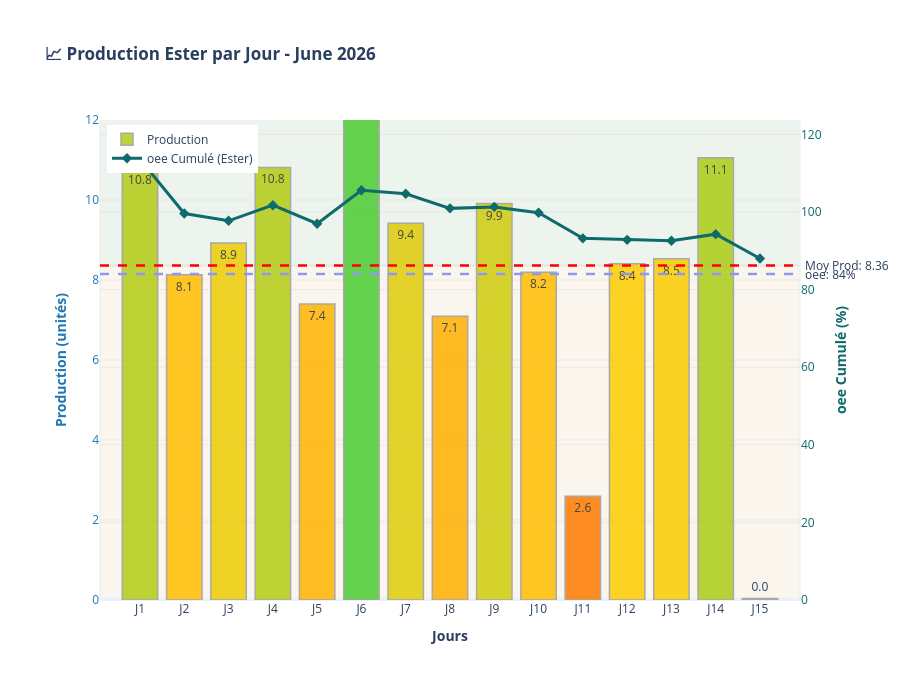

Notebook code cell kept with this figure:
### Code cell
dashboard.plot_histogramme_jours_mois_v2(mois=6, annea=2026, nom_produit='Ester', std=2)

### Figure 1 — Plotly figure (JSON) as saved in the notebook; plotly's stock layout.template omitted (floating-point values rounded to 4 significant figures)
{"data": [{"hovertemplate": "<b>Jour %{x}</b><br>Production: %{y:.2f}<extra></extra>", "marker": {"color": ["rgba(179, 204, 21, 0.85)", "rgba(255, 189, 0, 0.85)", "rgba(237, 204, 4, 0.85)", "rgba(179, 204, 21, 0.85)", "rgba(255, 180, 0, 0.85)", "rgba(76, 204, 50, 0.85)", "rgba(222, 204, 9, 0.85)", "rgba(255, 176, 0, 0.85)", "rgba(207, 204, 13, 0.85)", "rgba(255, 189, 0, 0.85)", "rgba(255, 122, 0, 0.85)", "rgba(253, 204, 0, 0.85)", "rgba(249, 204, 1, 0.85)", "rgba(171, 204, 23, 0.85)", "rgba(255, 92, 0, 0.85)"], "line": {"color": "darkgray", "width": 1.5}}, "name": "Production", "showlegend": true, "text": ["10.8", "8.1", "8.9", "10.8", "7.4", "14.1", "9.4", "7.1", "9.9", "8.2", "2.6", "8.4", "8.5", "11.1", "0.0"], "textposition": "auto", "type": "bar", "x": ["J1", "J2", "J3", "J4", "J5", "J6", "J7", "J8", "J9", "J10", "J11", "J12", "J13", "J14", "J15"], "y": [10.79, 8.134, 8.927, 10.81, 7.398, 14.13, 9.417, 7.094, 9.91, 8.191, 2.593, 8.406, 8.529, 11.06, 0.03902], "yaxis": "y"}, {"hovertemplate": "<b>Jour %{x}</b><br>oee Cumul: %{y:.1f}%<extra></extra>", "line": {"color": "#0F6B6B", "width": 3}, "marker": {"color": "#0F6B6B", "size": 8, "symbol": "diamond"}, "mode": "lines+markers", "name": "oee Cumulé (Ester)", "type": "scatter", "x": ["J1", "J2", "J3", "J4", "J5", "J6", "J7", "J8", "J9", "J10", "J11", "J12", "J13", "J14", "J15"], "y": [113.6, 99.6, 97.72, 101.7, 96.97, 105.6, 104.7, 100.9, 101.3, 99.8, 93.2, 92.81, 92.58, 94.28, 88.02], "yaxis": "y2"}], "layout": {"annotations": [{"showarrow": false, "text": " Moy Prod: 8.36", "x": 1, "xanchor": "left", "xref": "x domain", "y": 8.362, "yanchor": "middle", "yref": "y"}, {"showarrow": false, "text": " oee: 84%", "x": 1, "xanchor": "left", "xref": "x domain", "y": 84, "yanchor": "middle", "yref": "y2"}], "height": 700, "hovermode": "x unified", "legend": {"x": 0.01, "y": 0.99}, "margin": {"b": 100, "l": 100, "r": 100, "t": 120}, "plot_bgcolor": "rgba(240, 240, 240, 0.3)", "shapes": [{"line": {"color": "red", "dash": "dash", "width": 2.5}, "type": "line", "x0": 0, "x1": 1, "xref": "x domain", "y0": 8.362, "y1": 8.362, "yref": "y"}, {"line": {"color": "#8f97F3", "dash": "dash", "width": 2.5}, "type": "line", "x0": 0, "x1": 1, "xref": "x domain", "y0": 84, "y1": 84, "yref": "y2"}, {"fillcolor": "green", "layer": "below", "opacity": 0.05, "type": "rect", "x0": 0, "x1": 1, "xref": "x domain", "y0": 8.362, "y1": 15.54, "yref": "y"}, {"fillcolor": "orange", "layer": "below", "opacity": 0.05, "type": "rect", "x0": 0, "x1": 1, "xref": "x domain", "y0": 0.03512, "y1": 8.362, "yref": "y"}], "title": {"text": "<b>📈 Production Ester par Jour - June 2026</b>"}, "xaxis": {"showgrid": false, "title": {"text": "<b>Jours</b>"}}, "yaxis": {"gridcolor": "rgba(200, 200, 200, 0.3)", "gridwidth": 1, "range": [0, 12], "showgrid": true, "side": "left", "tickfont": {"color": "#1f77b4"}, "title": {"font": {"color": "#1f77b4"}, "text": "<b>Production (unités)</b>"}}, "yaxis2": {"gridcolor": "rgba(200, 200, 200, 0.3)", "gridwidth": 1, "overlaying": "y", "range": [0, 123.7], "showgrid": true, "side": "right", "tickfont": {"color": "#0F6B6B"}, "title": {"font": {"color": "#0F6B6B"}, "text": "<b>oee Cumulé (%)</b>"}}}}
